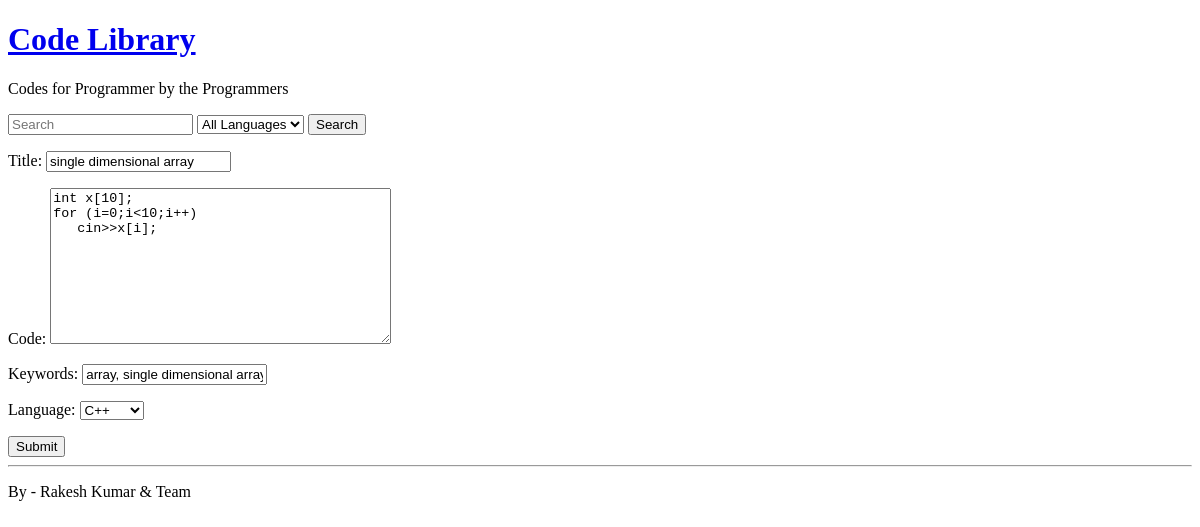
The app's page /2/update/, older data.
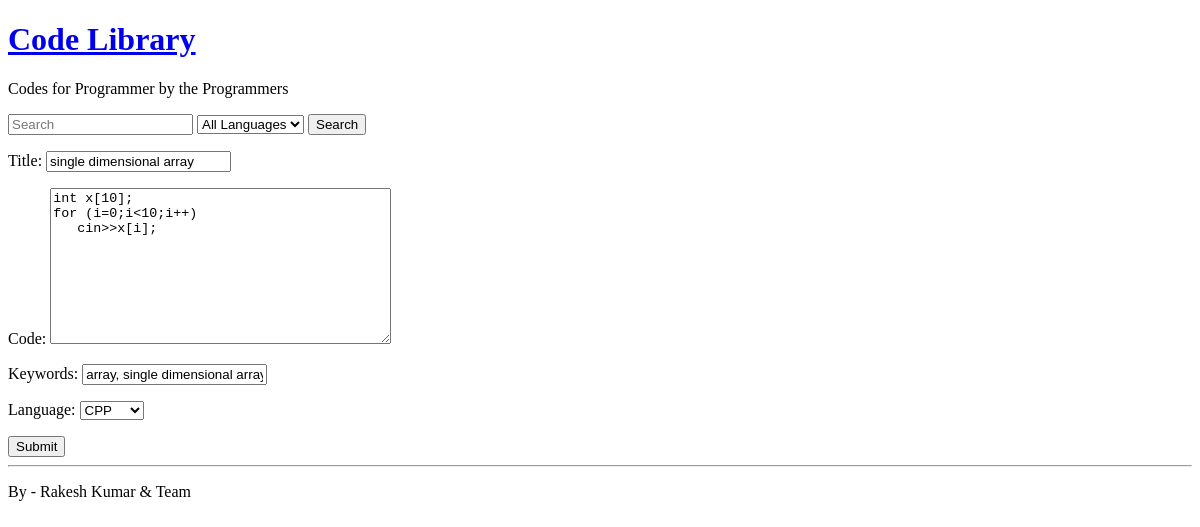
The same page, newer data.
### library/models.py (models this page shows)
class language(models.Model):
    language = models.CharField(max_length=30)
    def __str__(self):
        return self.language

### library/views.py (the view)
# urls.py: path('<int:pk>/update/', updateCode.as_view(), name="update"),
class updateCode(UpdateView):
    model = code
    fields = ('title', 'code', 'keywords', 'language')
    template_name = 'library/codeForm.html'
    success_url = reverse_lazy('home')

### library/templates/library/codeForm.html (shortened to what this page needs)
{% extends 'library/base.html' %}
    {% block content %}
        <form action="" method="POST">
            {{ form.as_p }}
            <button name="submit" type="submit" value="submit">Submit</button>
        </form>
    {% endblock %}

Row changes from the older to the newer data that the page shows:
changed through a linked row, language: language "C++" → "CPP"
